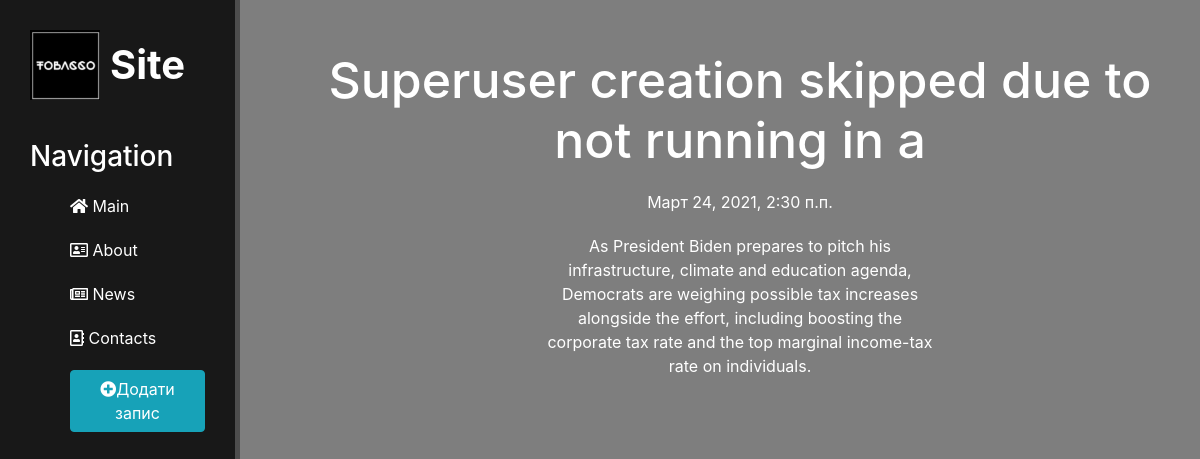
The page /news/2 on the database its author committed.
### news/models.py (models this page shows, shortened)
class Articles(models.Model):
    title = models.CharField('Назва', max_length=50)
    anons = models.CharField('Анонс', max_length=250)
    full_text = models.TextField('Статья')
    date = models.DateTimeField('Дата публ')
    tag = models.ManyToManyField(ItemTag, verbose_name='Тег')
    class Meta:
        verbose_name = 'Новина'
        verbose_name_plural = 'Новини'

### news/views.py (the view)
# urls.py: path('<int:pk>', views.NewsDetailView.as_view(), name = 'news-detail')
class NewsDetailView(DetailView):
    model = Articles
    template_name = 'news/details_view.html'
    context_object_name = 'article'

### news/templates/news/details_view.html (shortened to what this page needs)
{% extends 'main/layout.html' %}
{% block content %}
    <div class="features">
        <h1>{{ article.title }}</h1>
        <p>{{ article.date }}</p>
        <p>{{ article.full_text }}</p>
    </div>
{% endblock %}

### main/static/main/css/main.css (style rules this page uses)
body { background: rgb(126, 126, 126); }
main .features { float: left; color: #fff; margin-left: 50px; margin-top: 50px; text-align: center; width: 75%; }
main .features h1 { font-size: 50px; }
main .features p { max-width: 400px; margin: 20px auto }

### rows shown on the page
Articles: title "Superuser creation skipped due to not running in a", date "Март 24, 2021, 2:30 п.п.", full_text "As President Biden prepares to pitch his infrastructure, climate and education agenda, Democrats are weighing possible tax increases alongside the effort, including boosting the corporate tax rate and the top marginal income-tax rate on individuals."
